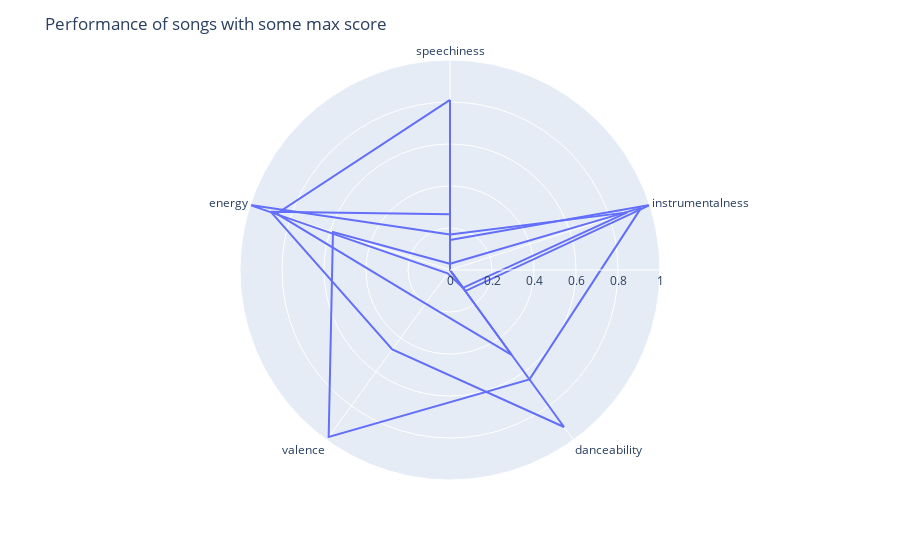

The notebook cell saved with this chart:
### Code cell
fig = radar_from_df(speech_max, "Deli Girls")
fig2 = radar_from_df(dance_max, "Deli Girls")
fig3 = radar_from_df(valence_max, "Dirty Beaches")
fig4 = radar_from_df(instrumental_max, "Erik Eriksson")
fig5 = radar_from_df(energy_max, "Merzbow")
fig.add_trace(fig2.data[0])
fig.add_trace(fig3.data[0])
fig.add_trace(fig4.data[0])
fig.add_trace(fig5.data[0])
fig.update_layout(title='Performance of songs with some max score')

### Figure 1 — Plotly figure (JSON) as saved in the notebook; plotly's stock layout.template omitted (floating-point values rounded to 4 significant figures)
{"data": [{"hovertemplate": "<b>%{hovertext}</b><br><br>r=%{r}<br>theta=%{theta}<extra></extra>", "hovertext": ["Deli Girls", "Deli Girls", "Deli Girls", "Deli Girls", "Deli Girls", "Deli Girls"], "legendgroup": "", "line": {"color": "#636efa", "dash": "solid"}, "mode": "lines", "name": "", "r": [0.81, 3.1e-05, 0.499, 0.198, 0.868, 0.81], "showlegend": false, "subplot": "polar", "theta": ["speechiness", "instrumentalness", "danceability", "valence", "energy", "speechiness"], "type": "scatterpolar"}, {"hovertemplate": "<b>%{hovertext}</b><br><br>r=%{r}<br>theta=%{theta}<extra></extra>", "hovertext": ["Deli Girls", "Deli Girls", "Deli Girls", "Deli Girls", "Deli Girls", "Deli Girls"], "legendgroup": "", "line": {"color": "#636efa", "dash": "solid"}, "mode": "lines", "name": "", "r": [0.266, 3.34e-05, 0.924, 0.468, 0.897, 0.266], "showlegend": false, "subplot": "polar", "theta": ["speechiness", "instrumentalness", "danceability", "valence", "energy", "speechiness"], "type": "scatterpolar"}, {"hovertemplate": "<b>%{hovertext}</b><br><br>r=%{r}<br>theta=%{theta}<extra></extra>", "hovertext": ["Dirty Beaches", "Dirty Beaches", "Dirty Beaches", "Dirty Beaches", "Dirty Beaches", "Dirty Beaches"], "legendgroup": "", "line": {"color": "#636efa", "dash": "solid"}, "mode": "lines", "name": "", "r": [0.0297, 0.957, 0.644, 0.983, 0.586, 0.0297], "showlegend": false, "subplot": "polar", "theta": ["speechiness", "instrumentalness", "danceability", "valence", "energy", "speechiness"], "type": "scatterpolar"}, {"hovertemplate": "<b>%{hovertext}</b><br><br>r=%{r}<br>theta=%{theta}<extra></extra>", "hovertext": ["Erik Eriksson", "Erik Eriksson", "Erik Eriksson", "Erik Eriksson", "Erik Eriksson", "Erik Eriksson"], "legendgroup": "", "line": {"color": "#636efa", "dash": "solid"}, "mode": "lines", "name": "", "r": [0.143, 1, 0.124, 1e-05, 6.63e-05, 0.143], "showlegend": false, "subplot": "polar", "theta": ["speechiness", "instrumentalness", "danceability", "valence", "energy", "speechiness"], "type": "scatterpolar"}, {"hovertemplate": "<b>%{hovertext}</b><br><br>r=%{r}<br>theta=%{theta}<extra></extra>", "hovertext": ["Merzbow", "Merzbow", "Merzbow", "Merzbow", "Merzbow", "Merzbow"], "legendgroup": "", "line": {"color": "#636efa", "dash": "solid"}, "mode": "lines", "name": "", "r": [0.169, 0.888, 0.105, 0.0195, 1, 0.169], "showlegend": false, "subplot": "polar", "theta": ["speechiness", "instrumentalness", "danceability", "valence", "energy", "speechiness"], "type": "scatterpolar"}], "layout": {"legend": {"tracegroupgap": 0}, "margin": {"t": 60}, "polar": {"angularaxis": {"direction": "clockwise", "rotation": 90}, "domain": {"x": [0, 1], "y": [0, 1]}}, "title": {"text": "Performance of songs with some max score"}}}
